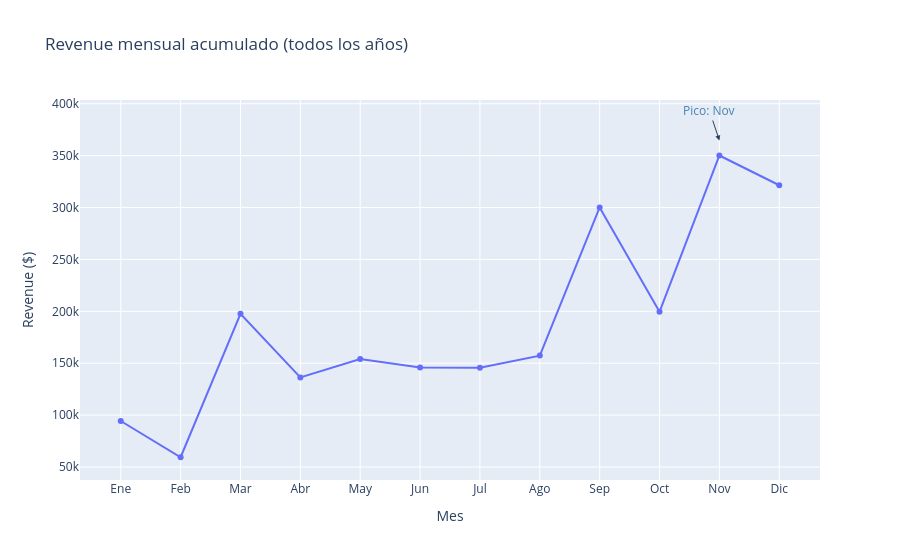

Notebook cell for this chart:
### Markdown cell above
---
## 3 — ¿En qué meses se concentran las ventas?

`dt.month` agrupa sin importar el año — detecta estacionalidad acumulada.

### Code cell
import plotly.express as px

ventas_mes = (
    df.groupby(df['Order Date'].dt.month)['Sales']
    .sum()
    .reset_index()
    .rename(columns={'Order Date': 'mes', 'Sales': 'revenue_total'})
)

meses = ['Ene','Feb','Mar','Abr','May','Jun','Jul','Ago','Sep','Oct','Nov','Dic']
ventas_mes['mes_nombre'] = ventas_mes['mes'].apply(lambda x: meses[x-1])

idx_max    = ventas_mes['revenue_total'].idxmax()
mes_pico   = ventas_mes.loc[idx_max, 'mes_nombre']

fig = px.line(
    ventas_mes,
    x='mes_nombre',
    y='revenue_total',
    markers=True,
    title='Revenue mensual acumulado (todos los años)',
    labels={'mes_nombre': 'Mes', 'revenue_total': 'Revenue ($)'}
)

fig.add_annotation(
    x=mes_pico,
    y=ventas_mes.loc[idx_max, 'revenue_total'],
    text=f'Pico: {mes_pico}',
    showarrow=True,
    arrowhead=2,
    yshift=15,
    font=dict(color='steelblue')
)

fig.show()
print(f'Mes con mayor revenue: {mes_pico}')

### Figure 1 — Plotly figure (JSON) as saved in the notebook; plotly's stock layout.template omitted (floating-point values rounded to 4 significant figures)
{"data": [{"hovertemplate": "Mes=%{x}<br>Revenue ($)=%{y}<extra></extra>", "legendgroup": "", "line": {"color": "#636efa", "dash": "solid"}, "marker": {"symbol": "circle"}, "mode": "lines+markers", "name": "", "orientation": "v", "showlegend": false, "type": "scatter", "x": ["Ene", "Feb", "Mar", "Abr", "May", "Jun", "Jul", "Ago", "Sep", "Oct", "Nov", "Dic"], "xaxis": "x", "y": [94290.0, 59370.0, 197600.0, 136300.0, 154100.0, 145800.0, 145500.0, 157300.0, 300100.0, 199500.0, 350200.0, 321500.0], "yaxis": "y"}], "layout": {"annotations": [{"arrowhead": 2, "font": {"color": "steelblue"}, "showarrow": true, "text": "Pico: Nov", "x": "Nov", "y": 350200.0, "yshift": 15}], "legend": {"tracegroupgap": 0}, "title": {"text": "Revenue mensual acumulado (todos los años)"}, "xaxis": {"anchor": "y", "domain": [0.0, 1.0], "title": {"text": "Mes"}}, "yaxis": {"anchor": "x", "domain": [0.0, 1.0], "title": {"text": "Revenue ($)"}}}}
